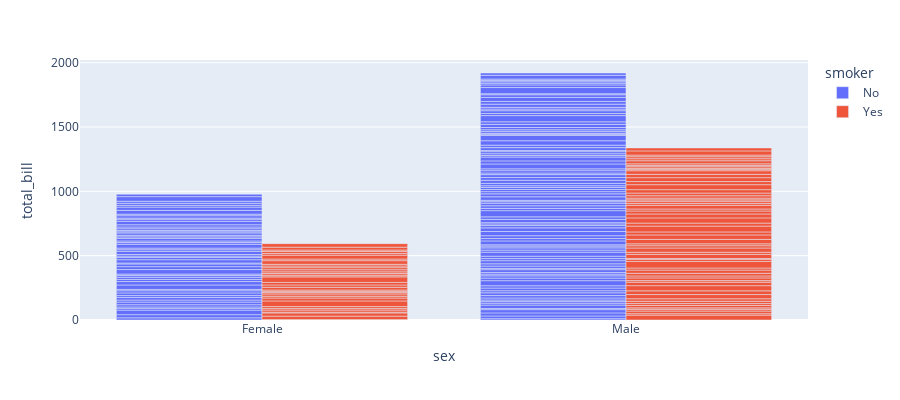

Write notebook code for a chart like this one.
### Markdown cell above
Bar Chart:
Bar chart is used to represent categorical data. It is the commonly used graph to check the difference between different categories. One axis shoes the category and other axis shoes its value.

Uses:
When we want to represent categorical data.
Best for multi category representation.

### Code cell
import plotly.express as px
df = px.data.tips()
fig = px.bar(df, x="sex", y="total_bill",
             color='smoker', barmode='group',
             height=400)
fig.show()

### Figure 1 — Plotly figure (JSON) as saved in the notebook; plotly's stock layout.template omitted (floating-point values rounded to 4 significant figures; data arrays with more than 128 entries replaced by an {"elided": "..."} marker saying what was removed)
{"data": [{"alignmentgroup": "True", "hovertemplate": "smoker=No<br>sex=%{x}<br>total_bill=%{y}<extra></extra>", "legendgroup": "No", "marker": {"color": "#636efa", "pattern": {"shape": ""}}, "name": "No", "offsetgroup": "No", "orientation": "v", "showlegend": true, "textposition": "auto", "type": "bar", "x": {"elided": "151 str values"}, "xaxis": "x", "y": {"elided": "151 float values"}, "yaxis": "y"}, {"alignmentgroup": "True", "hovertemplate": "smoker=Yes<br>sex=%{x}<br>total_bill=%{y}<extra></extra>", "legendgroup": "Yes", "marker": {"color": "#EF553B", "pattern": {"shape": ""}}, "name": "Yes", "offsetgroup": "Yes", "orientation": "v", "showlegend": true, "textposition": "auto", "type": "bar", "x": ["Male", "Male", "Male", "Male", "Male", "Male", "Female", "Male", "Female", "Female", "Male", "Male", "Male", "Male", "Female", "Female", "Male", "Male", "Male", "Male", "Female", "Female", "Female", "Female", "Male", "Male", "Male", "Female", "Male", "Female", "Female", "Female", "Male", "Male", "Male", "Male", "Male", "Male", "Male", "Male", "Female", "Male", "Male", "Male", "Male", "Male", "Male", "Female", "Male", "Female", "Male", "Male", "Female", "Male", "Male", "Male", "Male", "Female", "Female", "Male", "Male", "Female", "Female", "Female", "Male", "Female", "Male", "Male", "Male", "Female", "Male", "Male", "Female", "Female", "Female", "Male", "Male", "Male", "Female", "Male", "Female", "Male", "Male", "Female", "Female", "Female", "Male", "Male", "Male", "Male", "Male", "Female", "Male"], "xaxis": "x", "y": [38.01, 11.24, 20.29, 13.81, 11.02, 18.29, 3.07, 15.01, 26.86, 25.28, 17.92, 19.44, 32.68, 28.97, 5.75, 16.32, 40.17, 27.28, 12.03, 21.01, 11.35, 15.38, 44.3, 22.42, 15.36, 20.49, 25.21, 14.31, 16, 17.51, 10.59, 10.63, 50.81, 15.81, 7.25, 31.85, 16.82, 32.9, 17.89, 14.48, 9.6, 34.63, 34.65, 23.33, 45.35, 23.17, 40.55, 20.9, 30.46, 18.15, 23.1, 15.69, 19.81, 28.44, 15.48, 16.58, 10.34, 43.11, 13, 13.51, 18.71, 12.74, 13, 16.4, 20.53, 16.47, 26.59, 38.73, 24.27, 12.76, 30.06, 25.89, 13.27, 28.17, 12.9, 28.15, 11.59, 7.74, 30.14, 12.16, 13.42, 8.58, 13.42, 16.27, 10.09, 22.12, 24.01, 15.69, 15.53, 12.6, 32.83, 27.18, 22.67], "yaxis": "y"}], "layout": {"barmode": "group", "height": 400, "legend": {"title": {"text": "smoker"}, "tracegroupgap": 0}, "margin": {"t": 60}, "xaxis": {"anchor": "y", "domain": [0, 1], "title": {"text": "sex"}}, "yaxis": {"anchor": "x", "domain": [0, 1], "title": {"text": "total_bill"}}}}
